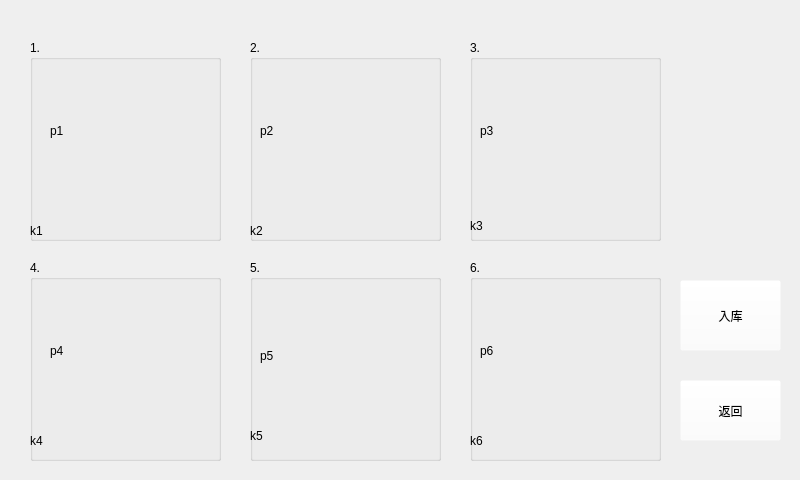
<?xml version="1.0" encoding="UTF-8"?>
<ui version="4.0">
 <class>smartshelf</class>
 <widget class="QWidget" name="smartshelf">
  <property name="geometry">
   <rect>
    <x>0</x>
    <y>0</y>
    <width>800</width>
    <height>480</height>
   </rect>
  </property>
  <property name="minimumSize">
   <size>
    <width>800</width>
    <height>480</height>
   </size>
  </property>
  <property name="maximumSize">
   <size>
    <width>800</width>
    <height>480</height>
   </size>
  </property>
  <property name="windowTitle">
   <string>Form</string>
  </property>
  <widget class="QGroupBox" name="groupBox">
   <property name="geometry">
    <rect>
     <x>30</x>
     <y>40</y>
     <width>191</width>
     <height>201</height>
    </rect>
   </property>
   <property name="title">
    <string>1.</string>
   </property>
   <widget class="QLabel" name="label">
    <property name="geometry">
     <rect>
      <x>20</x>
      <y>30</y>
      <width>151</width>
      <height>121</height>
     </rect>
    </property>
    <property name="text">
     <string>p1</string>
    </property>
   </widget>
   <widget class="QLabel" name="label_2">
    <property name="geometry">
     <rect>
      <x>0</x>
      <y>180</y>
      <width>191</width>
      <height>21</height>
     </rect>
    </property>
    <property name="text">
     <string>k1</string>
    </property>
   </widget>
  </widget>
  <widget class="QGroupBox" name="groupBox_2">
   <property name="geometry">
    <rect>
     <x>250</x>
     <y>40</y>
     <width>191</width>
     <height>201</height>
    </rect>
   </property>
   <property name="title">
    <string>2.</string>
   </property>
   <widget class="QLabel" name="label_3">
    <property name="geometry">
     <rect>
      <x>10</x>
      <y>40</y>
      <width>161</width>
      <height>101</height>
     </rect>
    </property>
    <property name="text">
     <string>p2</string>
    </property>
   </widget>
   <widget class="QLabel" name="label_4">
    <property name="geometry">
     <rect>
      <x>0</x>
      <y>180</y>
      <width>191</width>
      <height>21</height>
     </rect>
    </property>
    <property name="text">
     <string>k2</string>
    </property>
   </widget>
  </widget>
  <widget class="QGroupBox" name="groupBox_3">
   <property name="geometry">
    <rect>
     <x>470</x>
     <y>40</y>
     <width>191</width>
     <height>201</height>
    </rect>
   </property>
   <property name="title">
    <string>3.</string>
   </property>
   <widget class="QLabel" name="label_5">
    <property name="geometry">
     <rect>
      <x>10</x>
      <y>30</y>
      <width>161</width>
      <height>121</height>
     </rect>
    </property>
    <property name="text">
     <string>p3</string>
    </property>
   </widget>
   <widget class="QLabel" name="label_6">
    <property name="geometry">
     <rect>
      <x>0</x>
      <y>170</y>
      <width>191</width>
      <height>31</height>
     </rect>
    </property>
    <property name="text">
     <string>k3</string>
    </property>
   </widget>
  </widget>
  <widget class="QGroupBox" name="groupBox_4">
   <property name="geometry">
    <rect>
     <x>30</x>
     <y>260</y>
     <width>191</width>
     <height>201</height>
    </rect>
   </property>
   <property name="title">
    <string>4.</string>
   </property>
   <widget class="QLabel" name="label_7">
    <property name="geometry">
     <rect>
      <x>20</x>
      <y>30</y>
      <width>151</width>
      <height>121</height>
     </rect>
    </property>
    <property name="text">
     <string>p4</string>
    </property>
   </widget>
   <widget class="QLabel" name="label_8">
    <property name="geometry">
     <rect>
      <x>0</x>
      <y>170</y>
      <width>181</width>
      <height>21</height>
     </rect>
    </property>
    <property name="text">
     <string>k4</string>
    </property>
   </widget>
  </widget>
  <widget class="QGroupBox" name="groupBox_5">
   <property name="geometry">
    <rect>
     <x>250</x>
     <y>260</y>
     <width>191</width>
     <height>201</height>
    </rect>
   </property>
   <property name="title">
    <string>5.</string>
   </property>
   <widget class="QLabel" name="label_9">
    <property name="geometry">
     <rect>
      <x>10</x>
      <y>40</y>
      <width>161</width>
      <height>111</height>
     </rect>
    </property>
    <property name="text">
     <string>p5</string>
    </property>
   </widget>
   <widget class="QLabel" name="label_10">
    <property name="geometry">
     <rect>
      <x>0</x>
      <y>160</y>
      <width>191</width>
      <height>31</height>
     </rect>
    </property>
    <property name="text">
     <string>k5</string>
    </property>
   </widget>
  </widget>
  <widget class="QGroupBox" name="groupBox_6">
   <property name="geometry">
    <rect>
     <x>470</x>
     <y>260</y>
     <width>191</width>
     <height>201</height>
    </rect>
   </property>
   <property name="title">
    <string>6.</string>
   </property>
   <widget class="QLabel" name="label_11">
    <property name="geometry">
     <rect>
      <x>10</x>
      <y>30</y>
      <width>161</width>
      <height>121</height>
     </rect>
    </property>
    <property name="text">
     <string>p6</string>
    </property>
   </widget>
   <widget class="QLabel" name="label_12">
    <property name="geometry">
     <rect>
      <x>0</x>
      <y>170</y>
      <width>191</width>
      <height>21</height>
     </rect>
    </property>
    <property name="text">
     <string>k6</string>
    </property>
   </widget>
  </widget>
  <widget class="QPushButton" name="pushButton">
   <property name="geometry">
    <rect>
     <x>680</x>
     <y>380</y>
     <width>101</width>
     <height>61</height>
    </rect>
   </property>
   <property name="styleSheet">
    <string notr="true">background-color: rgba(255, 255, 255, 0);
font: 75 72pt &quot;Ubuntu&quot;;</string>
   </property>
   <property name="text">
    <string>返回</string>
   </property>
  </widget>
  <widget class="QPushButton" name="pushButton_2">
   <property name="geometry">
    <rect>
     <x>680</x>
     <y>280</y>
     <width>101</width>
     <height>71</height>
    </rect>
   </property>
   <property name="styleSheet">
    <string notr="true">background-color: rgba(255, 255, 255, 0);
font: 75 72pt &quot;Ubuntu&quot;;</string>
   </property>
   <property name="text">
    <string>入库</string>
   </property>
  </widget>
 </widget>
 <resources/>
 <connections/>
</ui>
